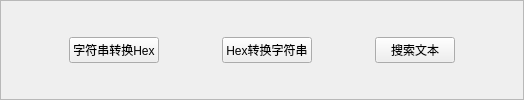
       <widget class="QFrame" name="frame_MainButtons">
        <property name="frameShape">
         <enum>QFrame::StyledPanel</enum>
        </property>
        <property name="frameShadow">
         <enum>QFrame::Raised</enum>
        </property>
        <layout class="QHBoxLayout" name="horizontalLayout_2" stretch="1,0,1,0,1,0,1">
         <item>
          <spacer name="horizontalSpacer">
           <property name="orientation">
            <enum>Qt::Horizontal</enum>
           </property>
           <property name="sizeHint" stdset="0">
            <size>
             <width>48</width>
             <height>20</height>
            </size>
           </property>
          </spacer>
         </item>
         <item>
          <widget class="QPushButton" name="pushButton_StrToHex">
           <property name="font">
            <font>
             <pointsize>9</pointsize>
            </font>
           </property>
           <property name="text">
            <string>字符串转换Hex</string>
           </property>
          </widget>
         </item>
         <item>
          <spacer name="horizontalSpacer_2">
           <property name="orientation">
            <enum>Qt::Horizontal</enum>
           </property>
           <property name="sizeHint" stdset="0">
            <size>
             <width>100</width>
             <height>20</height>
            </size>
           </property>
          </spacer>
         </item>
         <item>
          <widget class="QPushButton" name="pushButton_HexToStr">
           <property name="font">
            <font>
             <pointsize>9</pointsize>
            </font>
           </property>
           <property name="text">
            <string>Hex转换字符串</string>
           </property>
          </widget>
         </item>
         <item>
          <spacer name="horizontalSpacer_46">
           <property name="orientation">
            <enum>Qt::Horizontal</enum>
           </property>
           <property name="sizeHint" stdset="0">
            <size>
             <width>40</width>
             <height>20</height>
            </size>
           </property>
          </spacer>
         </item>
         <item>
          <widget class="QPushButton" name="pushButton_SearchText">
           <property name="font">
            <font>
             <pointsize>9</pointsize>
            </font>
           </property>
           <property name="text">
            <string>搜索文本</string>
           </property>
          </widget>
         </item>
         <item>
          <spacer name="horizontalSpacer_52">
           <property name="orientation">
            <enum>Qt::Horizontal</enum>
           </property>
           <property name="sizeHint" stdset="0">
            <size>
             <width>40</width>
             <height>20</height>
            </size>
           </property>
          </spacer>
         </item>
        </layout>
       </widget>
